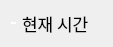
     <widget class="QWidget" name="horizontalLayoutWidget_4">
      <property name="geometry">
       <rect>
        <x>30</x>
        <y>192</y>
        <width>113</width>
        <height>31</height>
       </rect>
      </property>
      <layout class="QHBoxLayout" name="horizontalLayout_6">
       <item>
        <widget class="QPushButton" name="label_calender_2">
         <property name="font">
          <font>
           <pointsize>1</pointsize>
          </font>
         </property>
         <property name="cursor">
          <cursorShape>ArrowCursor</cursorShape>
         </property>
         <property name="styleSheet">
          <string notr="true">QPushButton
{
	background-color: rgb(255,255,255);
	border-radius: 8px;
}
</string>
         </property>
         <property name="text">
          <string/>
         </property>
         <property name="icon">
          <iconset>
           <normaloff>icons/clock.png</normaloff>icons/clock.png</iconset>
         </property>
         <property name="iconSize">
          <size>
           <width>25</width>
           <height>25</height>
          </size>
         </property>
        </widget>
       </item>
       <item>
        <widget class="QLabel" name="label_19">
         <property name="font">
          <font>
           <family>나눔스퀘어</family>
           <pointsize>13</pointsize>
           <weight>50</weight>
           <bold>false</bold>
          </font>
         </property>
         <property name="text">
          <string>현재 시간</string>
         </property>
        </widget>
       </item>
       <item>
        <widget class="QLabel" name="label_3">
         <property name="text">
          <string/>
         </property>
        </widget>
       </item>
      </layout>
     </widget>
